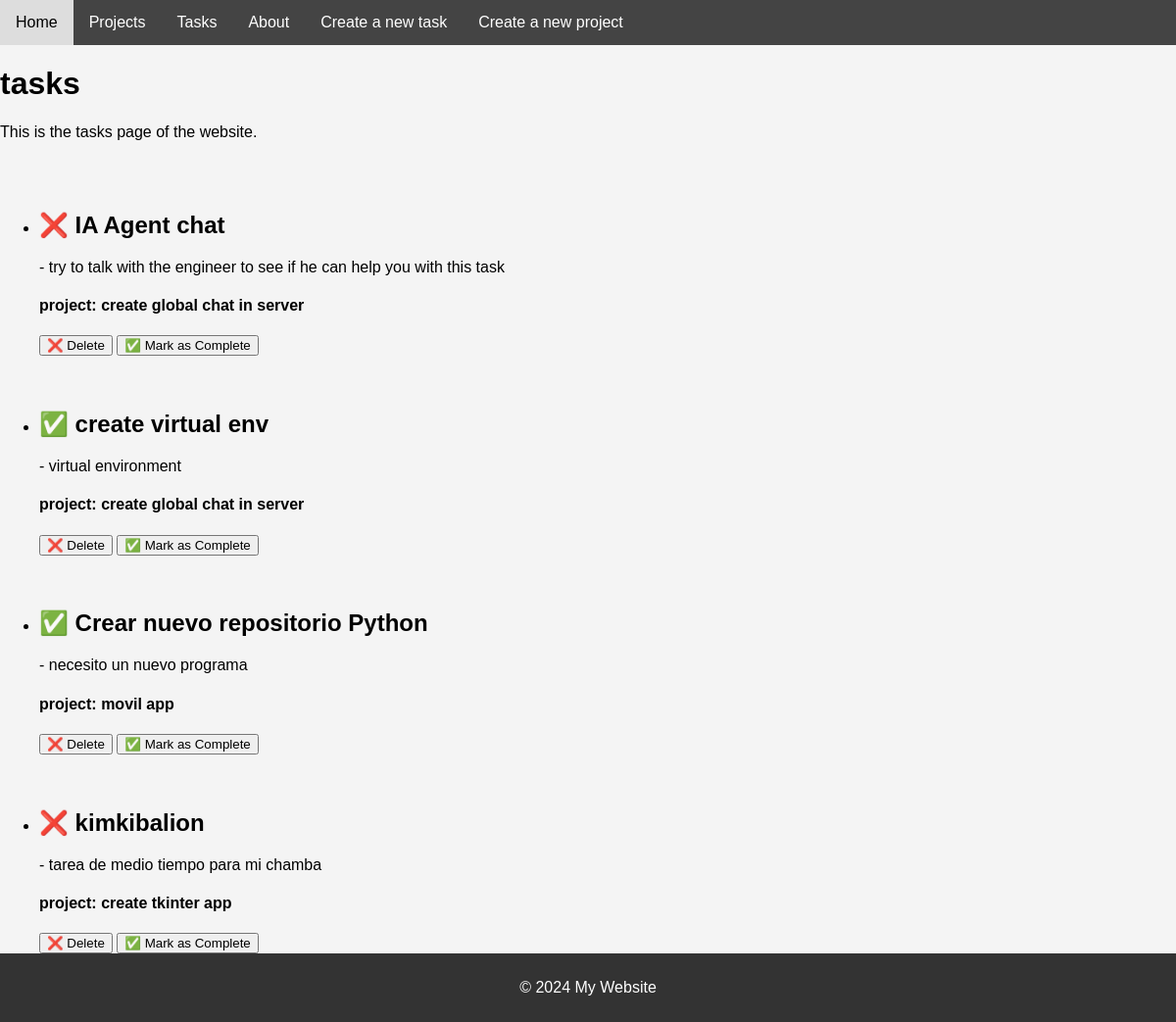
The page /home/tasks/ on the database its author committed.
### myapp/models.py (models this page shows, shortened)
class Task(models.Model):
    title = models.CharField(max_length=200)
    description = models.TextField()
    completed = models.BooleanField(default=False)
    project = models.ForeignKey(Project, on_delete=models.CASCADE, related_name='tasks')
    done = models.BooleanField(default=False)

class Project(models.Model):
    name = models.CharField(max_length=100)

### myapp/views.py (the view)
# urls.py: path('home/tasks/', views.tasks),
def tasks(request):
    task = Task.objects.all()
    return render(request, 'tasks/tasks.html', {'task': task})

### myapp/templates/tasks/tasks.html (shortened to what this page needs)
{% extends 'layouts/base.html' %}
{% block content %}
<h1>tasks</h1>
<p>This is the tasks page of the website.</p><br><br>
<div>
<ul>
    {% for t in task %}
        <li><h2>{% if t.done %} ✅ {% else %} ❌ {% endif %}  {{ t.title }}</h2>
            {% if t.description %}
                - {{ t.description }}
            {% else %}
                - No description available.
            {% endif %}
            <h4><b>project: {{ t.project.name }}</b></h4>
        <button>
            ❌ Delete
        </button>
        <button>
            ✅ Mark as Complete
        </button><br><br><br>
        </li>
    {% empty %}
        <li>No tasks available.</li>
    {% endfor %}
</ul>
</div>
{% endblock %}

### rows shown on the page
Task: title "IA Agent chat", description "try to talk with the engineer to see if he can help you with this task", project.name "create global chat in server"
Task: title "create virtual env", description "virtual environment", project.name "create global chat in server"
Task: title "Crear nuevo repositorio Python", description "necesito un nuevo programa", project.name "movil app"
Task: title "kimkibalion", description "tarea de medio tiempo para mi chamba", project.name "create tkinter app"
